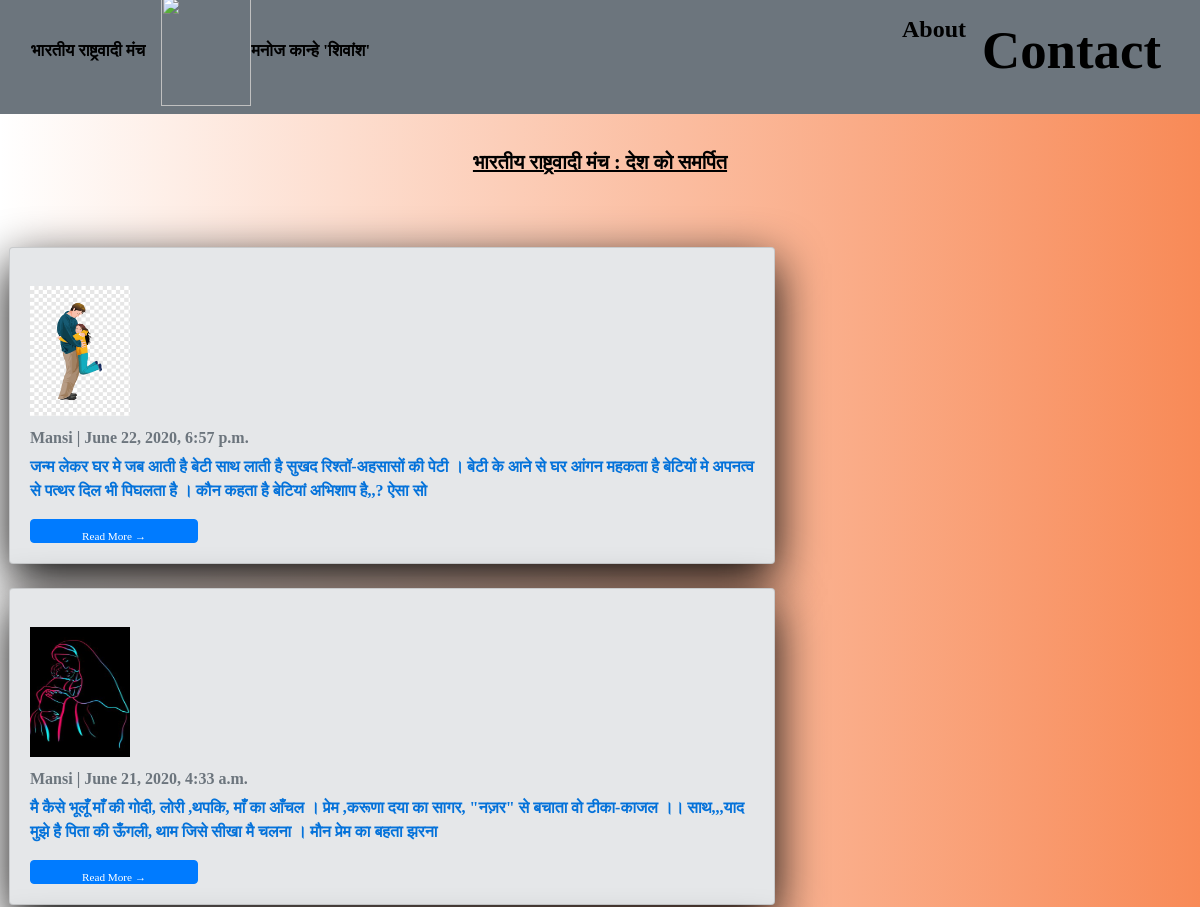
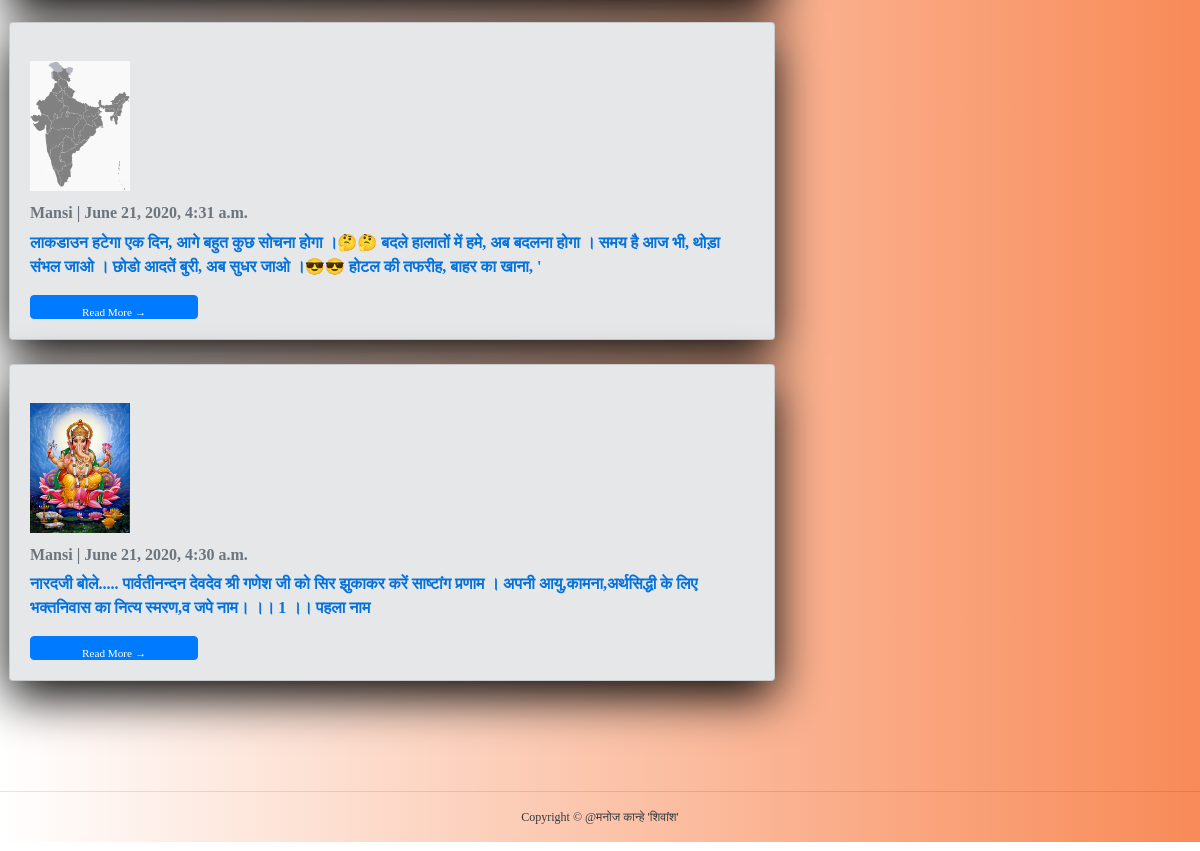
The page / on the database its author committed (2 pictures, top to bottom).
### blog/models.py (models this page shows, shortened)
class Post(models.Model):
    title = models.CharField(max_length=200, unique=True)
    slug = models.SlugField(max_length=200, unique=True)
    author = models.ForeignKey(User, on_delete= models.CASCADE)
    updated_on = models.DateTimeField(auto_now= True)
    content = models.TextField()
    created_on = models.DateTimeField(auto_now_add=True)
    status = models.IntegerField(choices=STATUS, default=0)
    logo = models.FileField()
    class Meta:
        ordering = ['-created_on']

### blog/views.py (the view)
# urls.py: path('', views.IndexView.as_view(), name='index'),
class IndexView(generic.ListView):
    template_name = 'blog/index.html'
    def get_queryset(self):
        return Post.objects.filter(status=1).order_by('-created_on')

### blog/templates/blog/index.html (shortened to what this page needs)
{% extends "blog/base.html" %}
{% block content %}
<header class="masthead">
    <div class="container">
        <div class="row">
            <div class=" col-md-8 col-md-10 mx-auto">
                <div class="site-heading">
                    <u><h3 class=" site-heading my-4 mt-3 text-black " style="font-weight: bolder;  text-align:center;  font-size:2.5vh ;color:rgb(92, 83, 8); color: black;"> भारतीय राष्ट्रवादी मंच : देश को समर्पित </h3></u>
                </div>
            </div>
        </div>
    </div>
</header>
<div class="container">
    <div class="row">
        <div class="col-md-8 mt-3 left">
            {% for post in post_list %}
            <div class="card mb-4" style=" margin-left: -3vw; font-weight: bolder; background-color:rgb(229, 231, 233); color:rgb(4, 114, 218);">
                <div class="card-body">
                    <a href="{% url 'blog:detail' post.id %}"><br>
                        {% if post.logo %}
                            <img src="{{ post.logo.url }}" class="img-responsive" height="130vh" width="100vw">
                        {% else %}
                            <h3>No image to display</h3>
                        {% endif %}
                    </a>
                    <p class="card-text text-muted h6" style="font-weight: bolder; color: black; font-size: 2vh;">{{ post.author }} | {{ post.created_on}} </p>
                    <p class="card-text" style="font-size: 2vh;">{{post.content|slice:":200" }}</p>
                    <a href="{% url 'blog:detail' post.slug %}" class="btn btn-primary" style="width: 14vw; height: 3vh; font-size: 1.4vh; padding-bottom: 1vh; padding-top: 1vh;">Read More &rarr;</a>
                </div>
            </div>
            {% endfor %}
        </div>
    </div>
</div>
{%endblock%}

### blog/templates/blog/base.html (shortened to what this page needs)
<!DOCTYPE html>
{% load static %}
<html>
    <head>
        <link rel="stylesheet" type="text/css" href= "{% static 'blog/style.css' %}">
        <link rel="stylesheet" href="https://maxcdn.bootstrapcdn.com/bootstrap/4.0.0/css/bootstrap.min.css"/>
    </head>
    <body>
        <nav class="navbar navbar-expand-sm bg-secondary navbar-dark " id="mainNav">
            <div class="container-fluid">
                <a class="navbar-brand font-weight-bold" href="{% url 'blog:index' %}" style="color: black; font-size: 2.1vh;">भारतीय राष्ट्रवादी मंच</a>
                    <img src="https://upload.wikimedia.org/wikipedia/commons/thumb/c/c6/Bharat-mata.png/220px-Bharat-mata.png" height="110vh" width="90vw" style="max-resolution: top 1vw; ;">
                    <a class="navbar-brand font-weight-bold" href="{% url 'blog:index' %}" style="color: black; font-size: 2.1vh;">मनोज कान्हे 'शिवांश'</a>
                <div class="collapse navbar-collapse" id="navbarResponsive">
                    <ul class="navbar-nav ml-auto">
                        <li class="nav-item text-black">
                            <a class="nav-link text-black font-weight-bold " style="color: black; font-size: 3vh;" href="{% url 'blog:about' %}">About</a>
                        </li>
                        <li class="nav-item text-black">
                            <a class="nav-link text-black font-weight-bold"style="color: black; font-size: 3vh;" href="{% url 'blog:contact' %}">Contact</a>
                        </li>
                    </ul>
                </div>
            </div>
        </nav>
        {% block content %}{% endblock content %}
        <br><br>&nbsp;
        <footer class="py-3 bg-grey">
            <hr>
            <p class="m-0 text-dark text-center ">Copyright &copy; @मनोज कान्हे 'शिवांश' </p>
        </footer>
    </body>
</html>

### blog/static/blog/style.css (style rules this page uses)
body { background: white url("images/back1.jpg"); background-repeat: no-repeat; background-size: cover; font-family: 'Balsamiq Sans', cursive; }
.navbar { border-radius: 0; }
.navbar-brand { font-family: 'Satisfy', cursive; }

### blog/templates/blog/base.html (style rules this page uses)
body { font-family: "Roboto", sans-serif; font-size: 17px; background-image: linear-gradient(to right, rgba(250, 222, 209, 0), rgb(243, 152, 109)); }
.masthead { height: auto; color: rgb(29, 28, 28); padding-bottom: 15px; padding-top: 10px; color: black; padding-top: 1vw; }

### blog/templates/blog/index.html (style rules this page uses)
body { font-family: cursive; font-size: 1vw; background-image: linear-gradient(to right, rgba(185, 231, 231, 0), rgb(248, 138, 87)); }
.card { box-shadow: 0 16px 48px #080808; }

### rows shown on the page
Post: logo (picture), author "Mansi", created_on "June 22, 2020, 6:57 p.m.", content "जन्म लेकर घर मे जब आती है बेटी साथ लाती है सुखद रिश्तॉ-अहसासों की पेटी । बेटी के आने से घर आंगन महकता है बेटियों मे अपनत्व से पत्थर दिल भी पिघलता है । कौन कहता है बेटियां अभिशाप है,,? ऐसा सो"
Post: logo (picture), author "Mansi", created_on "June 21, 2020, 4:33 a.m.", content "मै कैसे भूलूँ माँ की गोदी, लोरी ,थपकि, माँ का आँचल । प्रेम ,करूणा दया का सागर, \"नज़र\" से बचाता वो टीका-काजल ।। साथ,,,याद मुझे है पिता की ऊँगली, थाम जिसे सीखा मै चलना । मौन प्रेम का बहता झरना"
Post: logo (picture), author "Mansi", created_on "June 21, 2020, 4:31 a.m.", content "लाकडाउन हटेगा एक दिन, आगे बहुत कुछ सोचना होगा ।🤔🤔 बदले हालातों में हमे, अब बदलना होगा । समय है आज भी, थोड़ा संभल जाओ । छोडो आदतें बुरी, अब सुधर जाओ ।😎😎 होटल की तफरीह, बाहर का खाना, '"
Post: logo (picture), author "Mansi", created_on "June 21, 2020, 4:30 a.m.", content "नारदजी बोले..... पार्वतीनन्दन देवदेव श्री गणेश जी को सिर झुकाकर करें साष्टांग प्रणाम । अपनी आयु,कामना,अर्थसिद्धी के लिए भक्तनिवास का नित्य स्मरण,व जपे नाम। ।। 1 ।। पहला नाम"
